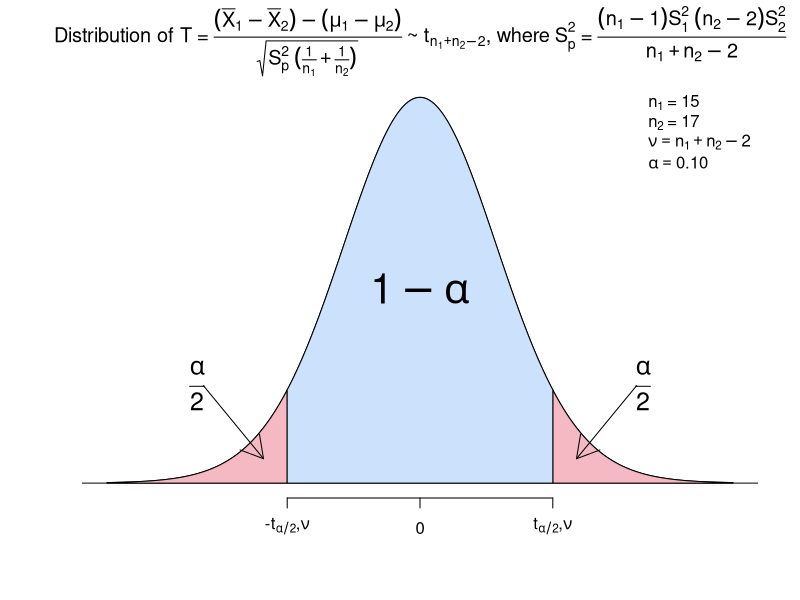

Recreate this plot in R.
#Question 1f
chi_test <- function (dat, res.type = "pearson") {
  #Define Variables
  observed <- dat
  rowsum <- apply(observed, MARGIN = 1, FUN = sum)
  colsum <- apply(observed, MARGIN = 2, FUN = sum)
  n <- sum(observed)
  df <- (nrow(observed)-1)*(ncol(observed)-1)
  #Calculate expected, TS, and p-value
  expected <- rowsum%*%t(colsum)/n
  tstat <- sum((observed-expected)^2/expected)
  p.value <- pchisq(tstat, df = df, lower.tail = FALSE)
  #Create condition based on res.type argument
  if (res.type=="std") {residuals <- (observed-expected)/sqrt(expected*(1-(rowsum/n))*(1-(colsum/n)))}
  else {residuals <- (observed-expected)/sqrt(expected)}
  #Name dimensions of results 
  results <- list(tstat,p.value,expected,res.type,residuals)
  names(results) <- c("Test Statistic","p-value","Expected Count", 
                      "Residual Type", "Residuals")
  return(results)
  }

#Question 1g
#Generate contingency table matrix
(dat <- matrix(c(6,115,256,18,256,442,13,136,155), nrow = 3))
chi_test(dat, res.type = "std")
#At the 0.01 level of significance (alpha level), reject the null hypothesis
#that one's marital status is independent of their education level.

#Question 2e
f_test <- function (x1, x2, alt = "two-sided", lev = 0.95) {
  #Define Variables
  alpha.lvl <- 1-lev
  c.l <- as.character(100*lev)
  cl <- paste(c.l,"% Confidence Level",sep="")
  s.1 <- var(x1)
  s.2 <- var(x2)
  fstat <- (s.1)/(s.2)
  df.1 <- length(x1)-1
  df.2 <- length(x2)-1
  ci <- c(fstat*(1/(qf(1-alpha.lvl/2, df1 = df.1, df2 = df.2))),
          fstat*(1/(qf(alpha.lvl/2, df1 = df.1, df2 = df.2))))
  #Conduct two separate Shapiro-Wilk Normality Test
  st1 <- shapiro.test(x1)
  st2 <- shapiro.test(x2)
  mode(st1)
  if(st1[2] < alpha.lvl) {
    warning(paste("Reject the null hypothesis that the x1 sample is normally distributed"))
  }
  if(st2[2] < alpha.lvl) {
    warning(paste("Reject the null hypothesis that the x2 sample is normally distributed"))
  }
  if(st1[2] < alpha.lvl & st2[2] < alpha.lvl) {
    warning(paste("Reject the null hypothesis of normal distribution for both samples"))
  } 
  #Create separate conditions for varying alternative hypotheses
  if(alt == "less") {
    p.value <- pf(fstat, df1 = df.1, df2 = df.2)}
  if(alt == "two-sided") {
    p.value <- 2 * min(c(pf(fstat, df1 = df.1, df2 = df.2), 
                         pf(fstat, df1 = df.1, df2 = df.2, lower.tail = FALSE)))}
  if(alt == "greater") {
    p.value <- pf(fstat, df1 = df.1, df2 = df.2, lower.tail = FALSE)}
  results <- list(fstat,p.value,cl,ci)
  names(results) <- c("Test Statistic","p-value","Confidence Level", 
                     "Confidence Interval")
  return(results)
}

#Question 2f
#Generate sample vectors
(x1 <- c(136, 129, 143, 110, 122, 128, 137, 140, 92, 107))
(x2 <- c(182, 245, 138, 142, 119, 131, 116, 142))
#Run test using function
f_test(x1, x2, alt="two-sided", lev = 0.99)
#Fail to reject the null hypothesis that the true ratio of variances is equal to 1
#at the 0.01 significance level as the p-value is greater than the alpha level.

#We are 99% confident that the true ratio of variances lies between 0.01775751
#and 1.04088993.

#Question 3
#Input values from question
n1 <- 15
n2 <- 17
d.f <- n1+n2-2
x <- seq(-4,4,length=200)
y <- dt(x,d.f)
vd.f <- bquote(n[1]+n[2]-2)
#Plot the distribution and add title
plot(x,y, type = "l", axes=FALSE, ylab = "", xlab = "", main = bquote("Distribution of T"
~ "=" ~ over((bar(X)[1]-bar(X)[2])-(mu[1]-mu[2]),sqrt(S[p]^2~(over(1,n[1])+over(1,n[2])))) ~ "~" 
~ t[n[1]+n[2]-2]*","~ "where" ~ S[p]^2 ~ "=" ~ over((n[1]-1)*S[1]^2~(n[2]-2)*S[2]^2,n[1]+n[2]-2)), font.main = 1)
abline(h=0)
alpha <- paste(format(0.10,nsmall=2))
#Create legend
legend("topright", legend = c(bquote(n[1] ~ "=" ~ 15), bquote(n[2] ~ "=" ~ 17), 
      bquote(nu==.(vd.f)), bquote(alpha==.(alpha))), bty = "n")
#Shade underneath the distribution
x.2 <- seq(-4,qt(0.05,df=d.f),length=100)
y.2 <- dt(x.2,df = d.f)
polygon(c(-4,x.2,qt(0.05,df=d.f)),c(0,y.2,0),col="#F4B9C2")
x.3 <- seq(4,qt(0.95,df=d.f),length=100)
y.3 <- dt(x.3, df= d.f)
polygon(c(4,x.3,qt(0.95,df=d.f)),c(0,y.3,0),col="#F4B9C2")
x.4 <- seq(qt(0.05,df=d.f),qt(0.95,df=d.f), length=100)
y.4 <- dt(x.4, df = d.f)
polygon(c(qt(0.05,df=d.f),x.4,qt(0.95,df=d.f)),c(0,y.4,0),col="#CBE1FC")
#Add axis
axis(side=1, a=c(qt(0.05,df=d.f),0,qt(0.95,df=d.f)), 
     labels = c(expression("-"*t[alpha/2]*","*nu),0,expression(t[alpha/2]*","*nu)), font = 2)
#Label distribution segments
text(0,0.20, labels = expression(1 - alpha),font = 2,cex=2.5)
text(median(x.2), 0.10, labels = expression(over(alpha,2)), font = 2, cex = 1.5)
text(median(x.3), 0.10, labels = expression(over(alpha,2)), font = 2, cex = 1.5)
#Add arrows
arrows(x0 = median(x.2)+.08, y0 = 0.10, x1 = -2, y1 = 0.025)
arrows(x0 = median(x.3)-.08, y0 = 0.10, x1 = 2, y1 = 0.025)
